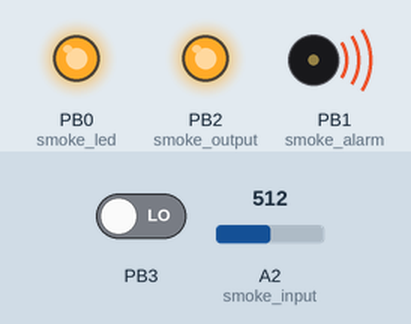
The sketch below on a simulated ATtiny85, built with avr-gcc and run on an emulated ATtiny85. Shown: output pins drawn as LEDs (lit = HIGH), buzzer (waves = sounding). The inputs (shaded band) are chosen by the test bench; at power-on: PB3 LOW, A2 (smoke_input) = 512.

Above: at 0.1 s.
Timing chart, 0 to 1.6 s (numbered marks = the images above):
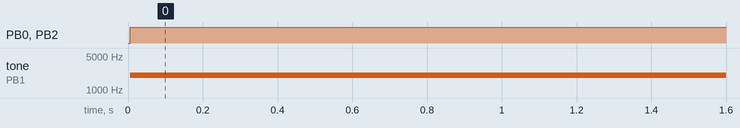

The sketch:

tiny_smoke.ino
```cpp
/*
 *******************************************************************
 * SMOKE SENSOR
 *  :: ATTINY85 ::
 * *****************************************************************
 */
static uint8_t smoke_led = 0;
static uint8_t smoke_alarm = 1;
static uint8_t smoke_output = 2;
static uint8_t smoke_input = A2;
static uint8_t smoke_button = A3;

static uint16_t smoke_thresh = 8;
uint32_t smoke_val = 0;
uint8_t smoke_button_val = 0;
uint8_t i = 0;

void setup() {
  pinMode(smoke_led, OUTPUT);
  pinMode(smoke_output, OUTPUT);
  pinMode(smoke_button, INPUT);
}

void readValues(){
 static uint8_t lc = 5;
 i = smoke_val = 0;
 for(i = 0; i<lc; i++) {
    smoke_val += analogRead(smoke_input);
    delay(1);
 }
 smoke_val = smoke_val/lc;
}

void loop() {
  readValues();
  smokeSensor();
}

void smokeSensor() {
  // Checks if it has reached the threshold value
  smoke_button_val = digitalRead(smoke_button);
  //Serial.println(smoke_button_val);

  if (smoke_button_val == HIGH) {
    //Serial.println("Button");
    digitalWrite(smoke_led, LOW);
    digitalWrite(smoke_output, LOW);
    noTone(smoke_alarm);
  }
  if (smoke_val > smoke_thresh) {
    //Serial.println("Smoke!");
    digitalWrite(smoke_led, HIGH);
    digitalWrite(smoke_output, HIGH);
    tone(smoke_alarm, 2000);
  }
  delay(100);
}
```

Measured:
- by itself, PB0 (smoke_led), PB2 (smoke_output): LOW → HIGH at 0.01 s
- by itself, tone on PB1 (smoke_alarm): silent → 2000 Hz at 0.01 s
